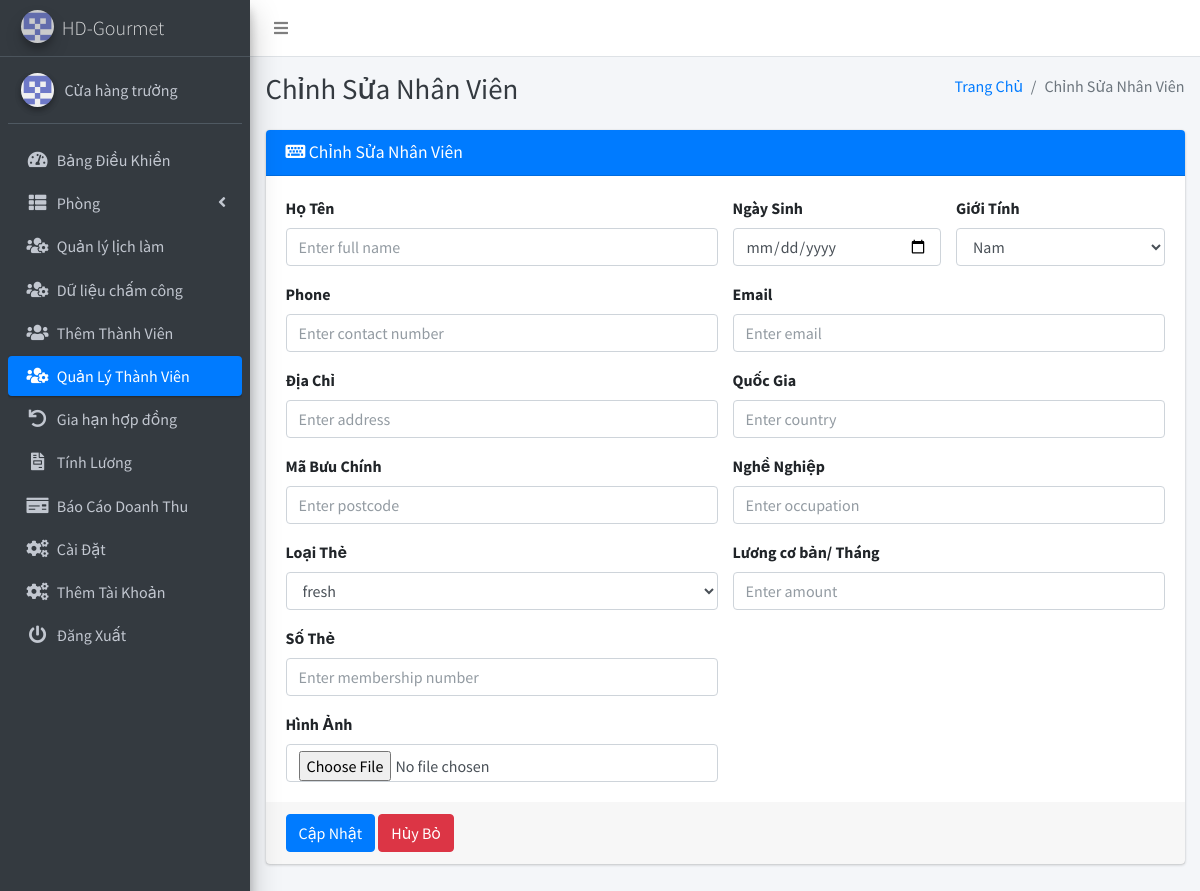
Screenshot of /edit_member.php (signed in) with the database file from the repository.
### tables this page shows
CREATE TABLE `settings` (
  `id` int(11) NOT NULL,
  `system_name` varchar(255) NOT NULL,
  `logo` varchar(255) NOT NULL,
  `currency` varchar(50) NOT NULL
);

### edit_member.php (the view, shortened to what this page needs)
<?php
include('includes/config.php');
$membershipTypesQuery = "SELECT id, type, amount FROM membership_types";
$membershipTypesResult = $conn->query($membershipTypesQuery);
?>
<?php include('includes/header.php'); ?>
<body class="hold-transition sidebar-mini layout-fixed layout-navbar-fixed layout-footer-fixed">
<div class="wrapper">
    <?php include('includes/nav.php'); ?>
    <?php include('includes/sidebar.php'); ?>
    <div class="content-wrapper">
        <?php include('includes/pagetitle.php'); ?>
        <section class="content">
            <div class="container-fluid">
                <div class="row">
                    <div class="col-md-12">
                        <div class="card card-primary">
                            <div class="card-header">
                                <h3 class="card-title"><i class="fas fa-keyboard"></i> Chỉnh Sửa Nhân Viên</h3>
                            </div>
                            <form method="post" action="" enctype="multipart/form-data">
                                <div class="card-body">
                                    <div class="row">
                                        <div class="col-sm-6">
                                            <label for="fullname">Họ Tên</label>
                                            <input type="text" class="form-control" id="fullname" name="fullname"
                                                placeholder="Enter full name" required value="<?php echo $memberDetails['fullname']; ?>">
                                        </div>
                                        <div class="col-sm-3">
                                            <label for="dob">Ngày Sinh</label>
                                            <input type="date" class="form-control" id="dob" name="dob" value="<?php echo $memberDetails['dob']; ?>" required>
                                        </div>
                                        <div class="col-sm-3">
                                            <label for="gender">Giới Tính</label>
                                            <select class="form-control" id="gender" name="gender" required>
                                                <option value="Male" <?php echo ($memberDetails['gender'] == 'Male') ? 'selected' : ''; ?>>Nam</option>
                                            </select>
                                        </div>
                                    </div>
                                    <div class="row mt-3">
                                        <div class="col-sm-6">
                                            <label for="contactNumber">Phone</label>
                                            <input type="tel" class="form-control" id="contactNumber"
                                                   name="contactNumber" placeholder="Enter contact number" value="<?php echo $memberDetails['contact_number']; ?>" required>
                                        </div>
                                        <div class="col-sm-6">
                                            <label for="email">Email</label>
                                            <input type="email" class="form-control" id="email" name="email"
                                                   placeholder="Enter email" value="<?php echo $memberDetails['email']; ?>" required>
                                        </div>
                                    </div>
                                    <div class="row mt-3">
                                        <div class="col-sm-6">
                                            <label for="address">Địa Chỉ</label>
                                            <input type="text" class="form-control" id="address" name="address"
                                                   placeholder="Enter address" value="<?php echo $memberDetails['address']; ?>" required>
                                        </div>
                                        <div class="col-sm-6">
                                            <label for="country">Quốc Gia</label>
                                            <input type="text" class="form-control" id="country" name="country"
                                                   placeholder="Enter country" value="<?php echo $memberDetails['country']; ?>" required>
                                        </div>
                                    </div>
                                    <div class="row mt-3">
                                        <div class="col-sm-6">
                                            <label for="postcode">Mã Bưu Chính</label>
                                            <input type="text" class="form-control" id="postcode" name="postcode"
                                                   placeholder="Enter postcode" value="<?php echo $memberDetails['postcode']; ?>" required>
                                        </div>
                                        <div class="col-sm-6">
                                            <label for="occupation">Nghề Nghiệp</label>
                                            <input type="text" class="form-control" id="occupation" name="occupation"
                                                   placeholder="Enter occupation" value="<?php echo $memberDetails['occupation']; ?>" required>
                                        </div>
                                    </div>
                                    <div class="row mt-3">
                                        <div class="col-sm-6">
                                            <label for="membership_type">Loại Thẻ</label>
                                            <select class="form-control" id="membership_type" name="membership_type" required>
                                                <?php while ($membershipType = $membershipTypesResult->fetch_assoc()): ?>
                                                    <option value="<?php echo $membershipType['id']; ?>" <?php echo ($membershipType['id'] == $memberDetails['membership_type']) ? 'selected' : ''; ?>>
                                                        <?php echo $membershipType['type']; ?>
                                                    </option>
                                                <?php endwhile; ?>
                                            </select>
                                        </div>
                                        <div class="col-sm-6">
                                            <label for="amount">Lương cơ bản/ Tháng</label>
                                            <input type="number" class="form-control" id="amount" name="amount"
                                                   placeholder="Enter amount" value="<?php echo $memberDetails['amount']; ?>" required>
                                        </div>
                                    </div>
                                    <div class="row mt-3">
                                        <div class="col-sm-6">
                                            <label for="membership_number">Số Thẻ</label>
                                            <input type="text" class="form-control" id="membership_number" name="membership_number"
                                                   placeholder="Enter membership number" value="<?php echo $memberDetails['membership_number']; ?>" required>
                                        </div>
                                    </div>
                                    <div class="row mt-3">
                                        <div class="col-sm-6">
                                            <label for="photo">Hình Ảnh</label>
                                            <input type="file" class="form-control" id="photo" name="photo" accept="image/*">
                                        </div>
                                    </div>
                                </div>
                                <div class="card-footer">
                                    <button type="submit" class="btn btn-primary">Cập Nhật</button>
                                    <a href="manage_members.php" class="btn btn-danger">Hủy Bỏ</a>
                                </div>
                            </form>
                        </div>
                    </div>
                </div>
            </div>
        </section>
    </div>
</div>
</body>
</html>

### includes/sidebar.php (shortened to what this page needs)
<?php
$current_page = basename($_SERVER['PHP_SELF']);
?>
 <aside class="main-sidebar sidebar-dark-primary elevation-4">
    <a href="" class="brand-link">
    <img src="<?php echo getLogoUrl(); ?>" alt="Logo" class="brand-image img-circle elevation-3" style="opacity: .8">
    <span class="brand-text font-weight-light"><?php echo getSystemName(); ?></span>
</a>
<?php
function getSystemName()
{
    global $conn;
    $systemNameQuery = "SELECT system_name FROM settings";
    $systemNameResult = $conn->query($systemNameQuery);
    if ($systemNameResult->num_rows > 0) {
        $systemNameRow = $systemNameResult->fetch_assoc();
        return $systemNameRow['system_name'];
    } else {
        return 'HDGourmet';
    }
}
function getLogoUrl()
{
    global $conn;
    $logoQuery = "SELECT logo FROM settings";
    $logoResult = $conn->query($logoQuery);
    if ($logoResult->num_rows > 0) {
        $logoRow = $logoResult->fetch_assoc();
        return $logoRow['logo'];
    } else {
        return 'dist/img/AdminLTELogo.png';
    }
}
?>
    <div class="sidebar">
      <div class="user-panel mt-3 pb-3 mb-3 d-flex">
        <div class="image">
          <img src="dist/img/2382414.png" class="img-circle elevation-2" alt="User Image">
        </div>
        <div class="info">
          <a href="#" class="d-block">Cửa hàng trưởng</a>
        </div>
      </div>
      <nav class="mt-2">
        <ul class="nav nav-pills nav-sidebar flex-column" data-widget="treeview" role="menu" data-accordion="false">
          <li class="nav-item">
            <a href="dashboard.php" class="nav-link <?php echo ($current_page == 'dashboard.php') ? 'active' : ''; ?>">
              <i class="nav-icon fas fa-tachometer-alt"></i>
              <p>
                Bảng Điều Khiển
              </p>
            </a>
          </li>
          <li class="nav-item has-treeview">
            <a href="#" class="nav-link <?php echo ($current_page == 'add_type.php' || $current_page == 'view_type.php' || $current_page == 'edit_type.php') ? 'active' : ''; ?>">
              <i class="nav-icon fas fa-th-list"></i>
              <p>
                Phòng
                <i class="fas fa-angle-left right"></i>
              </p>
            </a>
          </li>
          <li class="nav-item">
            <a href="lich.php" class="nav-link <?php echo ($current_page == 'lich.php') ? 'active' : ''; ?>">
              <i class="nav-icon fas fa-users-cog"></i>
              <p>Quản lý lịch làm</p>
            </a>
          </li>
          <li class="nav-item">
            <a href="chamcong.php" class="nav-link <?php echo ($current_page == 'chamcong.php') ? 'active' : ''; ?>">
              <i class="nav-icon fas fa-users-cog"></i>
              <p>Dữ liệu chấm công</p>
            </a>
          </li>
          <li class="nav-item">
            <a href="add_members.php" class="nav-link <?php echo ($current_page == 'add_members.php') ? 'active' : ''; ?>">
              <i class="nav-icon fas fa-users"></i>
              <p>Thêm Thành Viên</p>
            </a>
          </li>
          <li class="nav-item">
            <a href="manage_members.php" class="nav-link <?php echo ($current_page == 'manage_members.php' || $current_page == 'edit_member.php' || $current_page == 'memberProfile.php') ? 'active' : ''; ?>">
              <i class="nav-icon fas fa-users-cog"></i>
              <p>Quản Lý Thành Viên</p>
            </a>
          </li>
          <li class="nav-item">
            <a href="list_renewal.php" class="nav-link <?php echo ($current_page == 'list_renewal.php' || $current_page == 'renew.php') ? 'active' : ''; ?>">
            <i class="nav-icon fas fa-undo"></i>
              <p>Gia hạn hợp đồng</p>
            </a>
          </li>
          <li class="nav-item">
            <a href="report.php" class="nav-link <?php echo ($current_page == 'report.php') ? 'active' : ''; ?>">
              <i class="nav-icon fas fa-file-invoice"></i>
              <p>Tính Lương</p>
            </a>
          </li>
          <li class="nav-item">
            <a href="revenue_report.php" class="nav-link <?php echo ($current_page == 'revenue_report.php') ? 'active' : ''; ?>">
              <i class="nav-icon fas fa-money-check"></i>
              <p>Báo Cáo Doanh Thu</p>
            </a>
          </li>
          <li class="nav-item">
            <a href="settings.php" class="nav-link <?php echo ($current_page == 'settings.php') ? 'active' : ''; ?>">
              <i class="nav-icon fas fa-cogs"></i>
              <p>Cài Đặt</p>
            </a>
          </li>
          <li class="nav-item">
            <a href="member.php" class="nav-link <?php echo ($current_page == 'member.php') ? 'active' : ''; ?>">
              <i class="nav-icon fas fa-cogs"></i>
              <p>Thêm Tài Khoản</p>
            </a>
          </li>
          <li class="nav-item">
            <a href="logout.php" class="nav-link <?php echo ($current_page == 'logout.php') ? 'active' : ''; ?>">
              <i class="nav-icon fas fa-power-off"></i>
              <p>Đăng Xuất</p>
            </a>
          </li>
        </ul>
      </nav>
    </div>
  </aside>

### rows the page displays
settings: logo (picture), system_name "HD-Gourmet"

### other values shown
$pageTitle "Chỉnh Sửa Nhân Viên"
form field membership_type "fresh"
